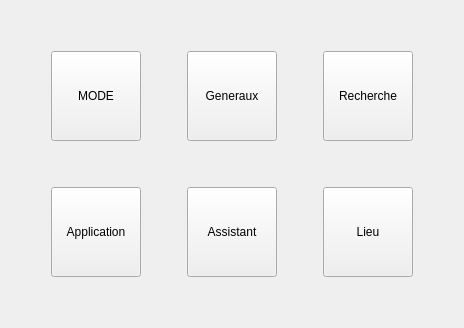
     <widget class="QWidget" name="main">
      <layout class="QVBoxLayout" name="verticalLayout_2">
       <item>
        <layout class="QGridLayout" name="gridLayout">
         <item row="4" column="1">
          <widget class="QPushButton" name="IDC_APPLICATION">
           <property name="minimumSize">
            <size>
             <width>90</width>
             <height>90</height>
            </size>
           </property>
           <property name="maximumSize">
            <size>
             <width>90</width>
             <height>90</height>
            </size>
           </property>
           <property name="text">
            <string>Application</string>
           </property>
          </widget>
         </item>
         <item row="1" column="1">
          <widget class="QPushButton" name="IDC_MODE">
           <property name="minimumSize">
            <size>
             <width>90</width>
             <height>90</height>
            </size>
           </property>
           <property name="maximumSize">
            <size>
             <width>90</width>
             <height>90</height>
            </size>
           </property>
           <property name="text">
            <string>MODE</string>
           </property>
          </widget>
         </item>
         <item row="2" column="1">
          <spacer name="verticalSpacer_2">
           <property name="orientation">
            <enum>Qt::Orientation::Vertical</enum>
           </property>
           <property name="sizeHint" stdset="0">
            <size>
             <width>20</width>
             <height>40</height>
            </size>
           </property>
          </spacer>
         </item>
         <item row="1" column="0">
          <spacer name="horizontalSpacer_3">
           <property name="orientation">
            <enum>Qt::Orientation::Horizontal</enum>
           </property>
           <property name="sizeHint" stdset="0">
            <size>
             <width>40</width>
             <height>20</height>
            </size>
           </property>
          </spacer>
         </item>
         <item row="1" column="6">
          <widget class="QPushButton" name="IDC_RECHERCHE">
           <property name="minimumSize">
            <size>
             <width>90</width>
             <height>90</height>
            </size>
           </property>
           <property name="maximumSize">
            <size>
             <width>90</width>
             <height>90</height>
            </size>
           </property>
           <property name="text">
            <string>Recherche</string>
           </property>
          </widget>
         </item>
         <item row="0" column="1">
          <spacer name="verticalSpacer">
           <property name="orientation">
            <enum>Qt::Orientation::Vertical</enum>
           </property>
           <property name="sizeHint" stdset="0">
            <size>
             <width>20</width>
             <height>40</height>
            </size>
           </property>
          </spacer>
         </item>
         <item row="5" column="1">
          <spacer name="verticalSpacer_3">
           <property name="orientation">
            <enum>Qt::Orientation::Vertical</enum>
           </property>
           <property name="sizeHint" stdset="0">
            <size>
             <width>20</width>
             <height>40</height>
            </size>
           </property>
          </spacer>
         </item>
         <item row="1" column="9">
          <spacer name="horizontalSpacer_4">
           <property name="orientation">
            <enum>Qt::Orientation::Horizontal</enum>
           </property>
           <property name="sizeHint" stdset="0">
            <size>
             <width>40</width>
             <height>20</height>
            </size>
           </property>
          </spacer>
         </item>
         <item row="1" column="4">
          <widget class="QPushButton" name="IDC_GENERAUX">
           <property name="minimumSize">
            <size>
             <width>90</width>
             <height>90</height>
            </size>
           </property>
           <property name="maximumSize">
            <size>
             <width>90</width>
             <height>90</height>
            </size>
           </property>
           <property name="text">
            <string>Generaux</string>
           </property>
          </widget>
         </item>
         <item row="1" column="2">
          <spacer name="horizontalSpacer">
           <property name="orientation">
            <enum>Qt::Orientation::Horizontal</enum>
           </property>
           <property name="sizeHint" stdset="0">
            <size>
             <width>40</width>
             <height>20</height>
            </size>
           </property>
          </spacer>
         </item>
         <item row="1" column="5">
          <spacer name="horizontalSpacer_2">
           <property name="orientation">
            <enum>Qt::Orientation::Horizontal</enum>
           </property>
           <property name="sizeHint" stdset="0">
            <size>
             <width>40</width>
             <height>20</height>
            </size>
           </property>
          </spacer>
         </item>
         <item row="4" column="6">
          <widget class="QPushButton" name="IDC_LIEU">
           <property name="minimumSize">
            <size>
             <width>90</width>
             <height>90</height>
            </size>
           </property>
           <property name="maximumSize">
            <size>
             <width>90</width>
             <height>90</height>
            </size>
           </property>
           <property name="text">
            <string>Lieu</string>
           </property>
          </widget>
         </item>
         <item row="4" column="4">
          <widget class="QPushButton" name="IDC_ASSISTANT">
           <property name="minimumSize">
            <size>
             <width>90</width>
             <height>90</height>
            </size>
           </property>
           <property name="maximumSize">
            <size>
             <width>90</width>
             <height>90</height>
            </size>
           </property>
           <property name="text">
            <string>Assistant</string>
           </property>
          </widget>
         </item>
        </layout>
       </item>
      </layout>
     </widget>
